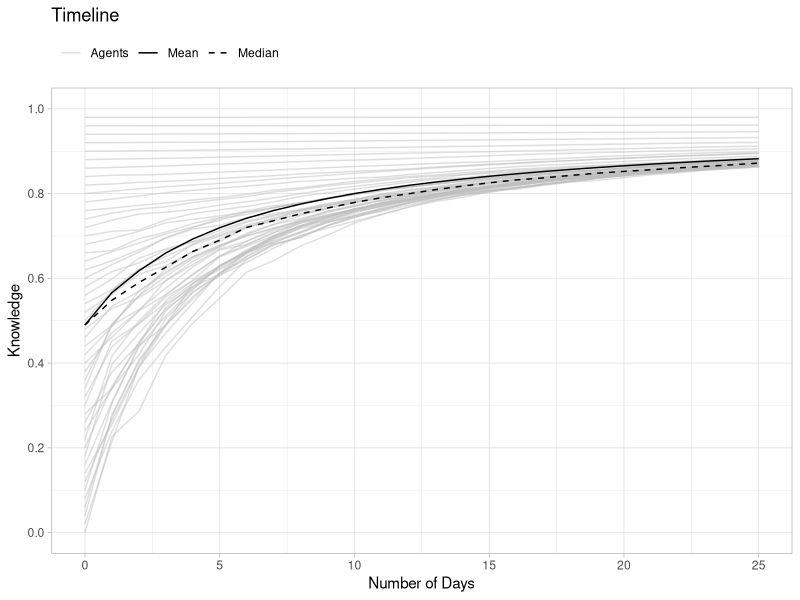
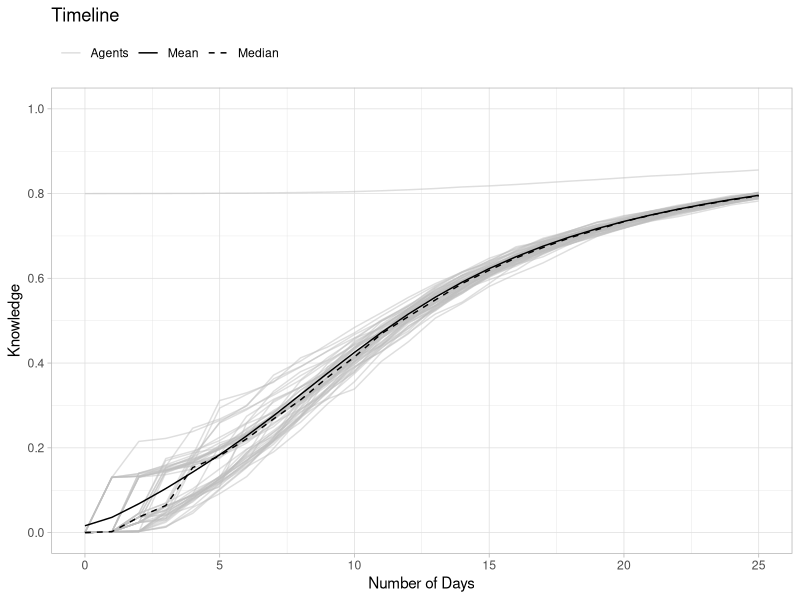

Source code (R) for these figures, in order:
## ---- chunk 1
library(tidyverse)  
# set.seed(1)
## ---- chunk 2
nA = 10            # number of Agents
ID = seq_len(nA)  # ID of the Agents

Pop <- tibble( ID = ID )
Pop
## ---- chunk 3
set_Knowledge <- function(Pop = Pop,
                          Typ = FALSE,
                          K = Knowledge) {
  Kname <- "Knowledge"
  if (Typ != FALSE) {
    Kname <- paste(Kname, Typ, sep = "_")
  }
  Pop <- Pop %>%
    mutate(!!Kname := K)

  return(Pop)
}
## ---- chunk 4
K <- seq_len(nA)/5

Pop <- set_Knowledge( Pop = Pop, K = 0.5 )
Pop <- set_Knowledge( Pop = Pop, Typ = "A", K = K )
Pop
## ---- chunk 5
update_Knowledge <- function(Pop = Pop,
                            Typ = FALSE,
                            add = 0,
                            fac = 1) {
  Kname <- "Knowledge"
  if (Typ != FALSE) {
    Kname <- paste(Kname, Typ, sep = "_")
  }
  if (Kname %in% colnames(Pop)) {
    Pop <- Pop %>%
      mutate( !!Kname := ( .data[[Kname]] + add ) * fac )
  } else {
    Pop <- set_Knowledge(Pop = Pop, K = add, Typ = Typ)
    Pop <- Pop %>%
      mutate( !!Kname := .data[[Kname]] * fac )
  }
  return(Pop)
}
## ---- chunk 6
add <- seq_len(nA)/20
fac <- seq_len(nA)/10 

Pop <- update_Knowledge( Pop = Pop, add = add ) 
Pop <- update_Knowledge( Pop = Pop, Typ = "A", fac = fac ) 
Pop <- update_Knowledge( Pop = Pop, Typ = "B", add = add, fac = fac ) 
Pop
## ---- chunk 7
set_LearnRate <- function(Pop = Pop,
                          LR = LearnRate) {
  LRname <- "LearnRate"
  Pop <- Pop %>%
    mutate(!!LRname := LR,
           !!LRname := pmax(.data[[LRname]],1E-3))
  return(Pop)
}
## ---- chunk 8
LR <- seq_len(nA)/5  
Pop <- set_LearnRate( Pop = Pop, LR = 0 ) 
Pop
## ---- chunk 9
update_LearnRate_Knowledge <- function(Pop = Pop,
                                       Typ = FALSE) {
  LR <- "LearnRate"
  Kname <- "Knowledge"
  if (Typ != FALSE) {
    Kname <- paste(Kname, Typ, sep = "_")
  }
  if (Kname %in% colnames(Pop)) {
    Pop <- Pop %>%
      mutate( !!LR := .data[[Kname]] * 0.5,
              !!LR := pmax(.data[[LR]],1E-3))
  }
  return(Pop)
}
## ---- chunk 10
Pop <- update_LearnRate_Knowledge( Pop = Pop )  
Pop
## ---- chunk 11
set_StudyTime <- function(Pop = Pop,
                          ST = 0) {
  STname <- "StudyTime"
  Pop <- Pop %>%
    mutate(!!STname := ST)
  return(Pop)
}
## ---- chunk 12
Pop <- set_StudyTime( Pop = Pop, ST = 3)  
Pop
## ---- chunk 13
update_StudyTime <- function(Pop = Pop,
                             dT = TimeToAdd) {
  STname <- "StudyTime"
  if (STname %in% colnames(Pop)) {
    Pop <- Pop %>%
      mutate( !!STname := .data[[STname]] + dT )
  } else {
    Pop <- set_StudyTime(Pop = Pop, ST = dT )
  }
  return(Pop)
}
## ---- chunk 14
Pop <- update_StudyTime( Pop = Pop, dT = 1)   
Pop
## ---- chunk 15
sel_SubPop <- function(Pop = Pop,
                       IDs = NULL,
                       n = 2) {
    if (is.null(IDs)) {
      IDs <- sample( Pop[["ID"]], size=n )
    }
  SubPop <- list()
  SubPop$sel <- Pop %>%
    filter(ID %in% IDs) %>%
    arrange(match(ID, IDs))
  SubPop$rest <- Pop %>%
    filter(!ID %in% IDs)
  return(SubPop)
}
## ---- chunk 16
SubPop <- sel_SubPop( Pop = Pop )
SubPop$sel
SubPop$rest
## ---- chunk 17
SubPop <- sel_SubPop( Pop = Pop , IDs = c(2, 1))
SubPop$sel
SubPop$rest
## ---- chunk 18
int_SubPop <- function(SubPop = SubPop,
                       Pop = Pop) {
  col_sort <- colnames(Pop)
  SubPop <- SubPop[, col_sort]
  IDs <- SubPop[["ID"]]
  Pop[Pop$ID %in% IDs,] <- SubPop
  Pop <- Pop %>%
    arrange(ID)
  return(Pop)
}
## ---- chunk 19
Pop
SubPop <- sel_SubPop(Pop = Pop, n = 2 )$sel
SubPop <- set_Knowledge(Pop = SubPop, K = 0)
SubPop
Pop <- int_SubPop(SubPop = SubPop, Pop = Pop)
Pop
## ---- chunk 20

get_Timeline <- function(TL = Timeline,
                          Time = 0,
                          Pop = Pop,
                          Info = name,
                          Sum = 0) {
  TLadd <- tibble( ID = Pop[["ID"]],
                   Time = Time,
                   !!Info := Pop[[Info]])
  if (Sum == 1) {
    Sumname1 <- paste(Info,"mean", sep = "_")
    Sumname2 <- paste(Info,"median", sep = "_")
    TLadd <- TLadd %>%
        mutate(!!Sumname1 := mean(Pop[[Info]], na.rm = TRUE),
               !!Sumname2 := median(Pop[[Info]], na.rm = TRUE))
    }
  if (Time == 0) {
    TL <- TLadd
  } else {
    TL <- bind_rows(TL, TLadd)
  }
  return(TL) 
}
## ---- chunk 21
Timeline <- get_Timeline( TL = Timeline, 
                           Time = 0, 
                           Pop = Pop, 
                           Info = "Knowledge", 
                           Sum = 1)
Timeline <- get_Timeline( TL = Timeline, 
                           Time = 1, 
                           Pop = Pop, 
                           Info = "Knowledge", 
                           Sum = 1)
Timeline

## ---- chunk 22
learn <- function(Pop = Pop,
                  Typ = FALSE,
                  LR = FALSE,
                  ST = StudyTime) {
  Kname <- "Knowledge"
  if (Typ != FALSE) {
    Kname <- paste(Kname, Typ, sep = "_")
  }
  if (Kname %in% colnames(Pop)) {
    K <- Pop[[Kname]]
  }
  if (LR == FALSE) {
    if ("LearnRate" %in% colnames(Pop)) {
      LR <- Pop[["LearnRate"]]
    }
  }

  T0 <- ( 1 - K )^( 1 / -LR )   # assumed time learnd allready
  K <- 1 - ( T0 + ST )^( -LR )  # Knowledge after time learnd
  
  Pop <- set_Knowledge(Pop = Pop, Typ = Typ, K = K)
  Pop <- update_StudyTime(Pop = Pop, dT = ST)
  return(Pop)
}
## ---- chunk 23
Pop <- tibble( ID = ID )
Pop <- set_Knowledge(Pop = Pop, K = 0.1)
Pop <- set_LearnRate(Pop = Pop, LR = 1)
Pop

Pop <- learn( Pop = Pop, ST = 1)
Pop
## ---- chunk 24
sel_Slot_rnd <- function(Pop = Pop,
                         psize = percentsOfPop) {   
  sID <- "Slot_ID"
  n <- round(nrow(Pop)*psize / 2, 0)
  n <- max(n, 1)
  n <- min(n, round(nrow(Pop) / 2, 0))
  
  SubPop <- sel_SubPop( Pop = Pop, n = n)   
  Slot1 <- SubPop$sel %>%     
    mutate(!!sID := seq_len(n)) 
  SubPop <- sel_SubPop( Pop = SubPop$rest, n = n) 
  Slot2 <- SubPop$sel %>%     
    mutate(!!sID := seq_len(n))
  Slot <- bind_rows(Slot1, Slot2)
  return(Slot)  
  }  
## ---- chunk 25
Pop
Slot <- sel_Slot_rnd(Pop = Pop, psize = 1)
Slot
## ---- chunk 26
set_SlotPar <- function(Slot = Slot,
                        ST = SlotDuration) {
  LRname <- "LearnRate"
  sLRname <- "Slot_LearnRate"
  STname <- "Slot_Duration"
  Slot <- Slot %>%
    group_by(Slot_ID) %>%
    mutate( !!sLRname := mean(.data[[LRname]], na.rm = TRUE),
            !!STname := ST) %>%
    ungroup()
  return(Slot)
}

## ---- chunk 27
Slot <- set_SlotPar(Slot = Slot, ST = 1)
Slot
## ---- chunk 28
learn_Slot <- function(Slot = Slot,
                       Typ = FALSE) {
  Kname <- "Knowledge"
  if (Typ != FALSE) {
    Kname <- paste(Kname, Typ, sep = "_")
  }
  LRname <- "Slot_LearnRate"
  STname <- "Slot_Duration"
  K <- Slot[[Kname]]
  LR <- Slot[[LRname]]
  ST <- Slot[[STname]]

  T0 <- ( 1 - K )^( 1 / -LR )   # assumed time learnd allready
  K <- 1 - ( T0 + ST )^( -LR )  # Knowledge after time learnd
  Slot <- set_Knowledge(Pop = Slot, Typ = Typ, K = K)
  Slot <- update_StudyTime(Pop = Slot, dT = ST)
  return(Slot)
}
## ---- chunk 29
Slot <- learn_Slot(Slot = Slot)
Slot
## ---- chunk 30
learn_Days <- function(Pop = Pop,                        
                       Typ = FALSE,
                       pM = percentsOfMeetings,
                       dH = 8,
                       ST = 1) { 
  Pop <- update_LearnRate_Knowledge( Pop = Pop, Typ = Typ )
  Pop <- update_StudyTime( Pop = Pop , dT = 0)
  for(i in 1:dH) {
    Slot <- sel_Slot_rnd( Pop = Pop, psize = pM )
    Slot <- set_SlotPar(Slot = Slot, ST = ST)
    Slot <- learn_Slot(Slot = Slot, Typ = Typ)
    Pop <- int_SubPop( SubPop = Slot, Pop = Pop )
  } 
  Pop <- update_LearnRate_Knowledge( Pop = Pop, Typ = Typ )
  return(Pop) 
  }
## ---- chunk 31
Pop <- update_LearnRate_Knowledge( Pop = Pop, Typ = FALSE )
Pop <- set_StudyTime( Pop = Pop , ST = 0)
Pop
Pop <- learn_Days(Pop = Pop, pM = 0.8, dH = 2 ) 
Pop
## ---- chunk 32
plt_Timeline <- function(TL = Timeline) {
  ggplot(data = TL, aes(x = Time)) +
  geom_line(aes(y = Knowledge, group = ID, color = "Agents"), 
            alpha = 0.5,
            linetype = "solid") +
  geom_line(aes(y = Knowledge_mean, color = "Mean"),
            linetype = "solid")  +
  geom_line(aes(y = Knowledge_median, color = "Median"),
            linetype = "dashed") +
  ggtitle("Timeline") +
  xlab("Number of Days") +
  ylab("Knowledge") +
  scale_y_continuous(
    limits = c(0, 1),
    breaks = seq(0, 1, 0.2)
  ) +
  scale_color_manual(
    values = c("Agents" = "grey", "Mean" = "black", "Median" = "black"),
    labels = c("Agents" = "Agents", "Mean" = "Mean", "Median" = "Median")
  ) +
  theme_light() +
  theme(legend.title = element_blank(),
        legend.position = "top",
        legend.justification = "left"
        )
}
## ---- chunk 33

sim_Days <- function(Pop = Pop,
                     Typ = FALSE,
                     nD = NumberOfDays,
                     pM = precentsOfMeetings,
                     dH = 8,
                     ST = 1) {
  Kname <- "Knowledge"
  if (Typ != FALSE) {
    Kname <- paste(Kname, Typ, sep = "_")
  }
  Pop <- update_LearnRate_Knowledge( Pop = Pop )
  Pop <- set_StudyTime( Pop = Pop, ST = 0 )
  TL <- get_Timeline( TL =TL,
                       Time = 0,
                       Pop = Pop,
                       Info = Kname,
                       Sum = 1 )
  for(i in 1:nD) {
    Pop <- learn_Days(Pop = Pop,
                      Typ = Typ,
                      pM = pM,
                      dH = dH,
                      ST = ST)
    TL <- get_Timeline( TL =TL,
                         Time = i,
                         Pop = Pop,
                         Info = Kname,
                         Sum = 1 )
  }
    
  Output <- list( Pop = Pop,
                  TL = TL)
  return(Output)
}
## ---- chunk 34

nA <- 50                          # number of Agents
ID <- seq_len(nA)                 # ID of the Agents
K <- (seq_len(nA)-1)/50           # Knowledge

nM <- 160                         # number of meetings(mean)
pM <- 0.80
nD <- nM / 8 / pM

Pop <- tibble( ID = ID )
Pop <- set_Knowledge( Pop = Pop, K = K )
Pop

res <- sim_Days(Pop = Pop,
                nD = nD,
                pM = pM)

mean(res$Pop[["StudyTime"]])
res$Pop
plt_Timeline(res$TL)

## ---- chunk 35
K <- 0           # Knowledge

Pop <- tibble( ID = ID )
Pop <- set_Knowledge( Pop = Pop, K = K )
Pop[ID == 1, "Knowledge"] <- 0.8
Pop

res <- sim_Days(Pop = Pop,
                nD = nD,
                pM = pM)

res$Pop
plt_Timeline(res$TL)
